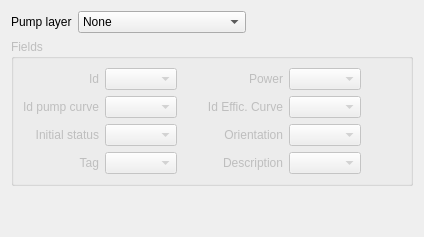
               <widget class="QWidget" name="tabPumps">
                <attribute name="title">
                 <string>Pumps</string>
                </attribute>
                <layout class="QGridLayout" name="gridLayout_14">
                 <item row="0" column="0">
                  <layout class="QGridLayout" name="gridLayout_12">
                   <item row="0" column="0">
                    <layout class="QHBoxLayout" name="horizontalLayout_18">
                     <item>
                      <widget class="QLabel" name="label_30">
                       <property name="text">
                        <string>Pump layer</string>
                       </property>
                      </widget>
                     </item>
                     <item>
                      <widget class="QComboBox" name="cbPumpLayer">
                       <property name="sizePolicy">
                        <sizepolicy hsizetype="Expanding" vsizetype="Fixed">
                         <horstretch>0</horstretch>
                         <verstretch>0</verstretch>
                        </sizepolicy>
                       </property>
                       <item>
                        <property name="text">
                         <string>None</string>
                        </property>
                       </item>
                      </widget>
                     </item>
                     <item>
                      <spacer name="horizontalSpacer_14">
                       <property name="orientation">
                        <enum>Qt::Horizontal</enum>
                       </property>
                       <property name="sizeHint" stdset="0">
                        <size>
                         <width>40</width>
                         <height>20</height>
                        </size>
                       </property>
                      </spacer>
                     </item>
                    </layout>
                   </item>
                   <item row="1" column="0">
                    <widget class="QGroupBox" name="gbPumps">
                     <property name="enabled">
                      <bool>false</bool>
                     </property>
                     <property name="sizePolicy">
                      <sizepolicy hsizetype="Expanding" vsizetype="Fixed">
                       <horstretch>0</horstretch>
                       <verstretch>0</verstretch>
                      </sizepolicy>
                     </property>
                     <property name="title">
                      <string>Fields</string>
                     </property>
                     <layout class="QGridLayout" name="gridLayout_13">
                      <item row="0" column="1">
                       <layout class="QGridLayout" name="gridLayout_27">
                        <item row="2" column="3">
                         <widget class="QComboBox" name="cbPump_Orient">
                          <property name="sizePolicy">
                           <sizepolicy hsizetype="Expanding" vsizetype="Fixed">
                            <horstretch>0</horstretch>
                            <verstretch>0</verstretch>
                           </sizepolicy>
                          </property>
                         </widget>
                        </item>
                        <item row="3" column="0">
                         <widget class="QLabel" name="label_39">
                          <property name="minimumSize">
                           <size>
                            <width>70</width>
                            <height>0</height>
                           </size>
                          </property>
                          <property name="text">
                           <string>Tag</string>
                          </property>
                          <property name="alignment">
                           <set>Qt::AlignRight|Qt::AlignTrailing|Qt::AlignVCenter</set>
                          </property>
                         </widget>
                        </item>
                        <item row="2" column="0">
                         <widget class="QLabel" name="label_36">
                          <property name="minimumSize">
                           <size>
                            <width>70</width>
                            <height>0</height>
                           </size>
                          </property>
                          <property name="text">
                           <string>Initial status</string>
                          </property>
                          <property name="alignment">
                           <set>Qt::AlignRight|Qt::AlignTrailing|Qt::AlignVCenter</set>
                          </property>
                         </widget>
                        </item>
                        <item row="3" column="2">
                         <widget class="QLabel" name="label_40">
                          <property name="minimumSize">
                           <size>
                            <width>100</width>
                            <height>0</height>
                           </size>
                          </property>
                          <property name="text">
                           <string>Description</string>
                          </property>
                          <property name="alignment">
                           <set>Qt::AlignRight|Qt::AlignTrailing|Qt::AlignVCenter</set>
                          </property>
                         </widget>
                        </item>
                        <item row="0" column="1">
                         <widget class="QComboBox" name="cbPump_Id">
                          <property name="sizePolicy">
                           <sizepolicy hsizetype="Expanding" vsizetype="Fixed">
                            <horstretch>0</horstretch>
                            <verstretch>0</verstretch>
                           </sizepolicy>
                          </property>
                         </widget>
                        </item>
                        <item row="2" column="4">
                         <spacer name="horizontalSpacer_17">
                          <property name="orientation">
                           <enum>Qt::Horizontal</enum>
                          </property>
                          <property name="sizeHint" stdset="0">
                           <size>
                            <width>40</width>
                            <height>20</height>
                           </size>
                          </property>
                         </spacer>
                        </item>
                        <item row="0" column="2">
                         <widget class="QLabel" name="label_33">
                          <property name="minimumSize">
                           <size>
                            <width>100</width>
                            <height>0</height>
                           </size>
                          </property>
                          <property name="text">
                           <string>Power</string>
                          </property>
                          <property name="alignment">
                           <set>Qt::AlignRight|Qt::AlignTrailing|Qt::AlignVCenter</set>
                          </property>
                         </widget>
                        </item>
                        <item row="0" column="3">
                         <widget class="QComboBox" name="cbPump_Power">
                          <property name="sizePolicy">
                           <sizepolicy hsizetype="Expanding" vsizetype="Fixed">
                            <horstretch>0</horstretch>
                            <verstretch>0</verstretch>
                           </sizepolicy>
                          </property>
                         </widget>
                        </item>
                        <item row="0" column="4">
                         <spacer name="horizontalSpacer_15">
                          <property name="orientation">
                           <enum>Qt::Horizontal</enum>
                          </property>
                          <property name="sizeHint" stdset="0">
                           <size>
                            <width>40</width>
                            <height>20</height>
                           </size>
                          </property>
                         </spacer>
                        </item>
                        <item row="2" column="1">
                         <widget class="QComboBox" name="cbPump_InitStat">
                          <property name="sizePolicy">
                           <sizepolicy hsizetype="Expanding" vsizetype="Fixed">
                            <horstretch>0</horstretch>
                            <verstretch>0</verstretch>
                           </sizepolicy>
                          </property>
                         </widget>
                        </item>
                        <item row="2" column="2">
                         <widget class="QLabel" name="label_42">
                          <property name="minimumSize">
                           <size>
                            <width>100</width>
                            <height>0</height>
                           </size>
                          </property>
                          <property name="text">
                           <string>Orientation</string>
                          </property>
                          <property name="alignment">
                           <set>Qt::AlignRight|Qt::AlignTrailing|Qt::AlignVCenter</set>
                          </property>
                         </widget>
                        </item>
                        <item row="3" column="1">
                         <widget class="QComboBox" name="cbPump_Tag">
                          <property name="sizePolicy">
                           <sizepolicy hsizetype="Expanding" vsizetype="Fixed">
                            <horstretch>0</horstretch>
                            <verstretch>0</verstretch>
                           </sizepolicy>
                          </property>
                         </widget>
                        </item>
                        <item row="3" column="3">
                         <widget class="QComboBox" name="cbPump_Descr">
                          <property name="sizePolicy">
                           <sizepolicy hsizetype="Expanding" vsizetype="Fixed">
                            <horstretch>0</horstretch>
                            <verstretch>0</verstretch>
                           </sizepolicy>
                          </property>
                         </widget>
                        </item>
                        <item row="3" column="4">
                         <spacer name="horizontalSpacer_19">
                          <property name="orientation">
                           <enum>Qt::Horizontal</enum>
                          </property>
                          <property name="sizeHint" stdset="0">
                           <size>
                            <width>40</width>
                            <height>20</height>
                           </size>
                          </property>
                         </spacer>
                        </item>
                        <item row="0" column="0">
                         <widget class="QLabel" name="label_31">
                          <property name="minimumSize">
                           <size>
                            <width>70</width>
                            <height>0</height>
                           </size>
                          </property>
                          <property name="text">
                           <string>Id</string>
                          </property>
                          <property name="alignment">
                           <set>Qt::AlignRight|Qt::AlignTrailing|Qt::AlignVCenter</set>
                          </property>
                         </widget>
                        </item>
                        <item row="1" column="0">
                         <widget class="QLabel" name="label_37">
                          <property name="minimumSize">
                           <size>
                            <width>70</width>
                            <height>0</height>
                           </size>
                          </property>
                          <property name="text">
                           <string>Id pump curve</string>
                          </property>
                          <property name="alignment">
                           <set>Qt::AlignRight|Qt::AlignTrailing|Qt::AlignVCenter</set>
                          </property>
                         </widget>
                        </item>
                        <item row="1" column="1">
                         <widget class="QComboBox" name="cbPump_PumpCurve">
                          <property name="sizePolicy">
                           <sizepolicy hsizetype="Expanding" vsizetype="Fixed">
                            <horstretch>0</horstretch>
                            <verstretch>0</verstretch>
                           </sizepolicy>
                          </property>
                         </widget>
                        </item>
                        <item row="1" column="2">
                         <widget class="QLabel" name="label_97">
                          <property name="minimumSize">
                           <size>
                            <width>100</width>
                            <height>0</height>
                           </size>
                          </property>
                          <property name="text">
                           <string>Id Effic. Curve</string>
                          </property>
                          <property name="alignment">
                           <set>Qt::AlignRight|Qt::AlignTrailing|Qt::AlignVCenter</set>
                          </property>
                         </widget>
                        </item>
                        <item row="1" column="3">
                         <widget class="QComboBox" name="cbPump_EfficCurve">
                          <property name="sizePolicy">
                           <sizepolicy hsizetype="Expanding" vsizetype="Fixed">
                            <horstretch>0</horstretch>
                            <verstretch>0</verstretch>
                           </sizepolicy>
                          </property>
                         </widget>
                        </item>
                        <item row="1" column="4">
                         <spacer name="horizontalSpacer_20">
                          <property name="orientation">
                           <enum>Qt::Horizontal</enum>
                          </property>
                          <property name="sizeHint" stdset="0">
                           <size>
                            <width>40</width>
                            <height>20</height>
                           </size>
                          </property>
                         </spacer>
                        </item>
                       </layout>
                      </item>
                     </layout>
                    </widget>
                   </item>
                   <item row="2" column="0">
                    <spacer name="verticalSpacer_4">
                     <property name="orientation">
                      <enum>Qt::Vertical</enum>
                     </property>
                     <property name="sizeHint" stdset="0">
                      <size>
                       <width>20</width>
                       <height>40</height>
                      </size>
                     </property>
                    </spacer>
                   </item>
                  </layout>
                 </item>
                </layout>
               </widget>
